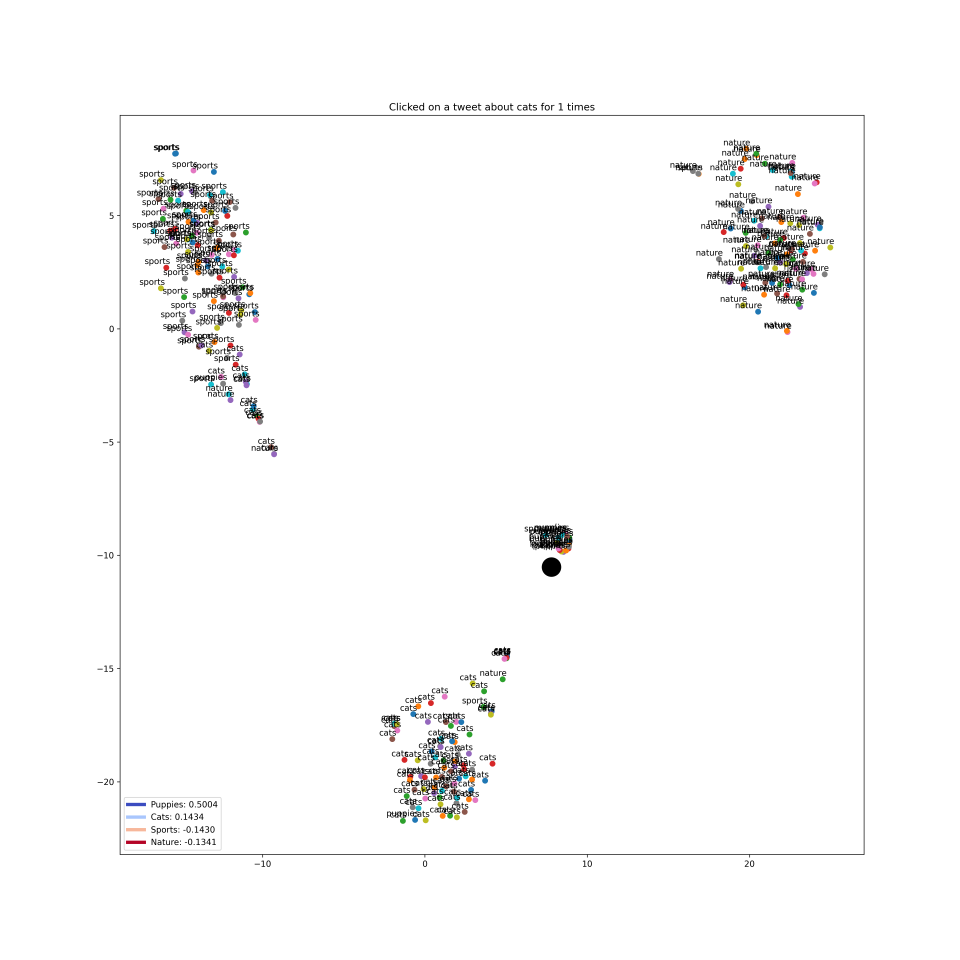
#> input picture Plots/Cats/plot5.png, 4800 x 4800 px (shown at 1/5 size); its folder holds 3 pictures in this run
$ python gif.py
#> lines starting #> are read from the running program, lines starting #| are printed output that depends on the picture
import glob
from PIL import Image

def make_gif(category):
#> called with category = 'Cats'
    frame_folder = 'Plots/' + category
    images = []
    for image in glob.glob(f"{frame_folder}/*.png"):
        images.append(image)
    images.sort()
    frames = [Image.open(image) for image in images]
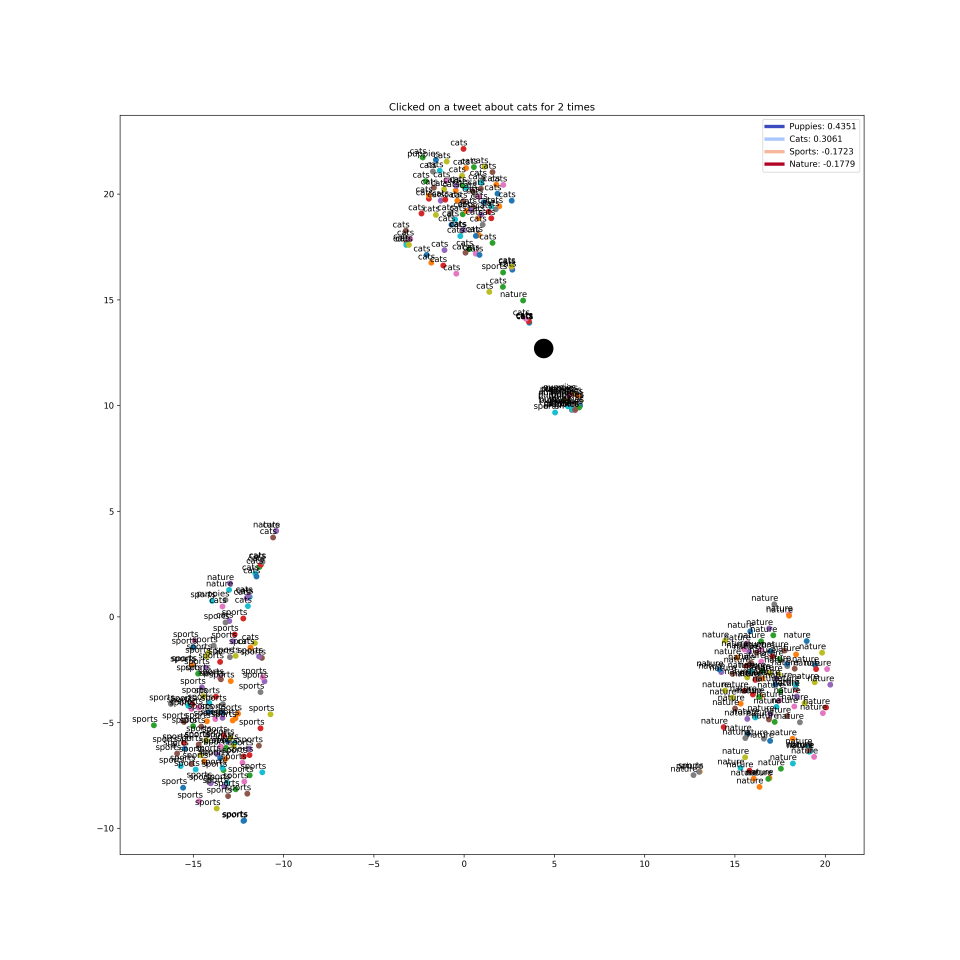
#> input picture Plots/Cats/plot6.png, 4800 x 4800 px (shown at 1/5 size)
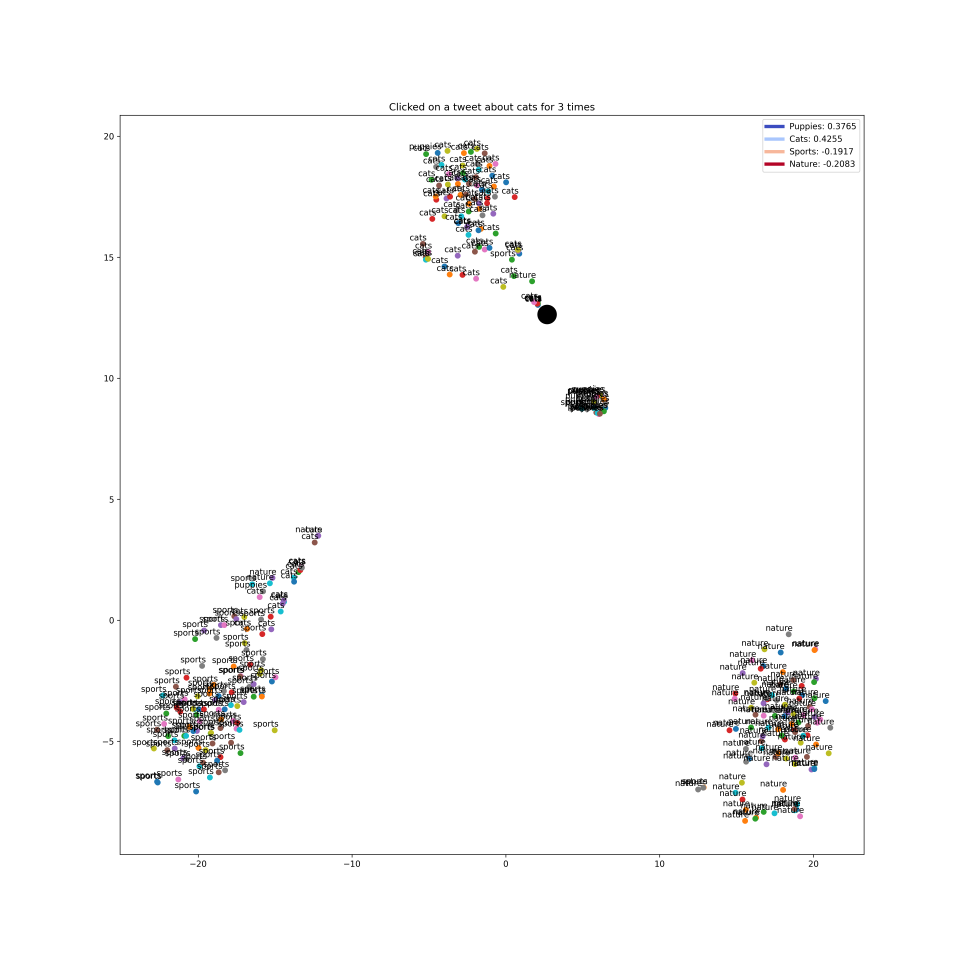
#> input picture Plots/Cats/plot7.png, 4800 x 4800 px (shown at 1/5 size)
#> frames = 3 items
    frame_one = frames[0]
#> frame_one is the input picture: PIL image 4800x4800 RGBA; mean R, G, B, A 250.1, 250, 249.9, 255
    frame_one.save(f"Plots/{category}.gif", format="GIF", append_images=frames,
               save_all=True, duration=1000, loop=0)

if __name__ == "__main__":
    categories = ['Cats', 'Puppies', 'Nature', 'Sports']
    for i in categories:
#> (the run stopped early here; a loop or call above may not have finished)
